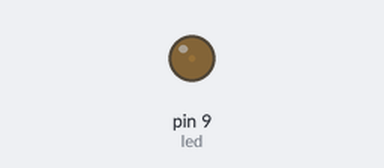
Simulated run of this sketch. Board: Arduino Uno, built with avr-gcc and run on an emulated ATmega328P. Shown: output pins drawn as LEDs (lit = HIGH).

Above: at 0.05 s.
At 0.4 s:
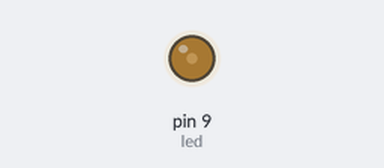
At 0.8 s:
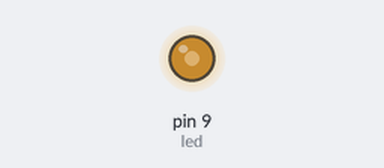
At 1.55 s:
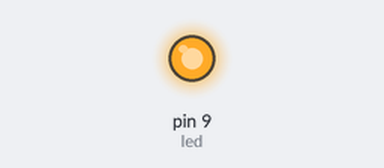
Timing chart, 0 to 3.6 s (numbered marks = the images above):
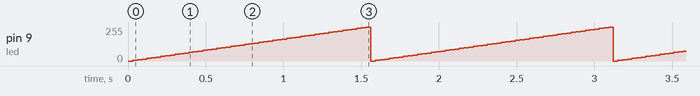

Measured:
- by itself, pin 9 (led): ramps from 0/255 to 255/255 and jumps back, once every 1.6 s

The sketch:

PWM1.ino
```cpp
int led = 9; // the pin that the LED is attached to

int fadeAmount = 5; // how many points to fade the LED by

void setup()
{
    pinMode(led, OUTPUT);
}

void loop()
{
  for(int brightness=0; brightness<=255; brightness+=fadeAmount){
    analogWrite(led, brightness);
    delay(30);

    }

}
```
